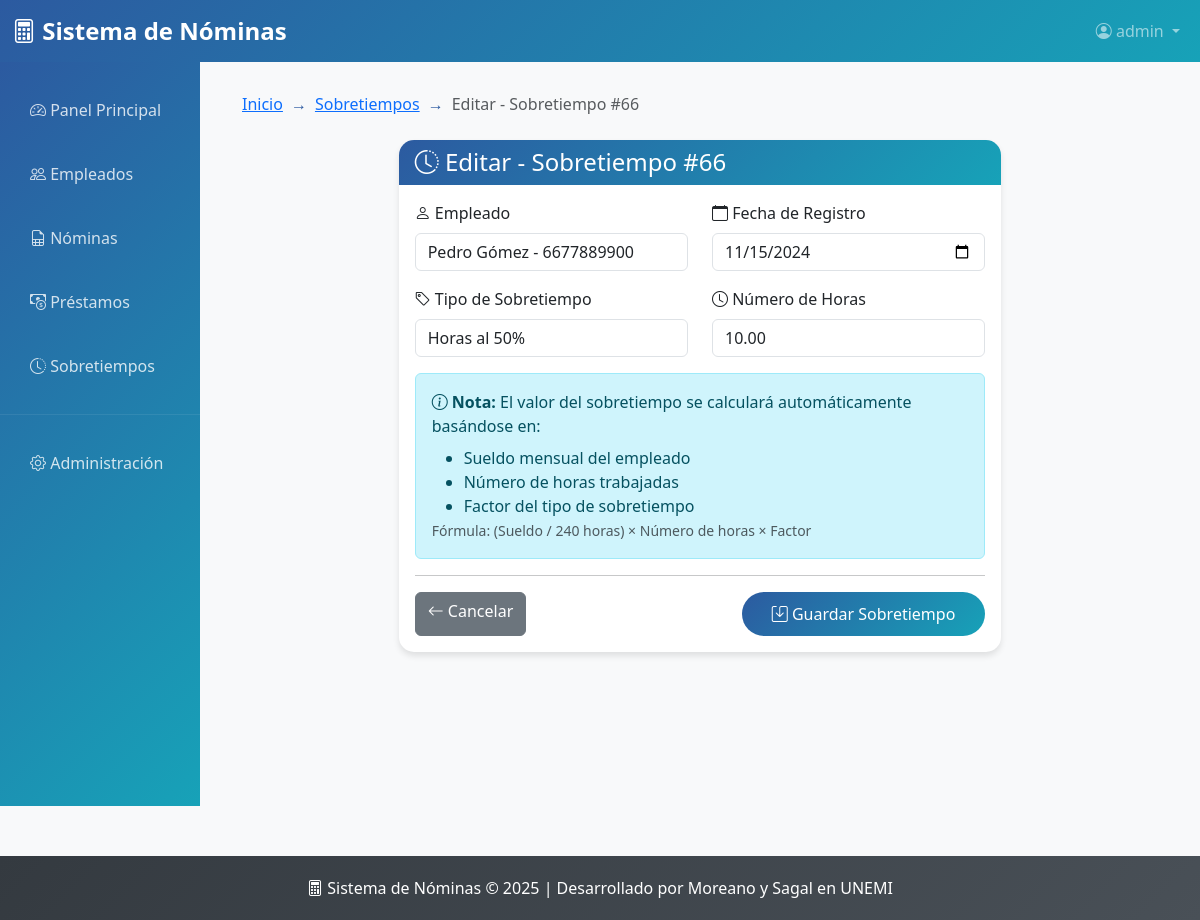
Screenshot of /sobretiempos/66/editar/ (signed in) with the database file from the repository.
### sobretiempo/models.py (models this page shows, shortened)
class Sobretiempo(models.Model):
    empleado = models.ForeignKey(Empleado, on_delete=models.CASCADE)
    fecha_registro = models.DateField()
    tipo_sobretiempo = models.ForeignKey(TipoSobretiempo, on_delete=models.CASCADE)
    numero_horas = models.DecimalField(max_digits=6, decimal_places=2)
    valor = models.DecimalField(max_digits=10, decimal_places=2, editable=False, default=0)
    class Meta:
        verbose_name = "Sobretiempo"
        verbose_name_plural = "Sobretiempos"
        ordering = ['-fecha_registro']

### sobretiempo/views.py (the view, shortened to what this page needs)
# urls.py: path('<int:sobretiempo_id>/editar/', views.SobretiempoUpdateView.as_view(), name='sobretiempo_editar'),
class SobretiempoUpdateView(LoginRequiredMixin, TitleContextMixin, UpdateView):
    model = Sobretiempo
    form_class = SobretiempoForm
    template_name = 'sobretiempo_form.html'
    pk_url_kwarg = 'sobretiempo_id'
    title1 = "Sobretiempos"
    title2 = "Editar Sobretiempo"
    def get_context_data(self, **kwargs):
        context = super().get_context_data(**kwargs)
        context['titulo'] = f'Editar - Sobretiempo #{self.object.id}'
        context['sobretiempo'] = self.object
        return context

### sobretiempo/forms.py
class SobretiempoForm(forms.ModelForm):
    class Meta:
        model = Sobretiempo
        fields = ['empleado', 'fecha_registro', 'tipo_sobretiempo', 'numero_horas']
        widgets = {
            'empleado': forms.Select(attrs={'class': 'form-control'}),
            'fecha_registro': forms.DateInput(attrs={'class': 'form-control', 'type': 'date'}),
            'tipo_sobretiempo': forms.Select(attrs={'class': 'form-control'}),
            'numero_horas': forms.NumberInput(attrs={'class': 'form-control', 'step': '0.5', 'min': '0'}),
        }
        labels = {
            'empleado': 'Empleado',
            'fecha_registro': 'Fecha de Registro',
            'tipo_sobretiempo': 'Tipo de Sobretiempo',
            'numero_horas': 'Número de Horas',
        }

### nomina/models.py (called while the page is built)
    def __str__(self):
        return f"{self.nombre} - {self.cedula}"

### sobretiempo/mixins.py (called while the page is built)
    def get_context_data(self, **kwargs):
        context = super().get_context_data(**kwargs)
        if self.title1:
            context["title1"] = self.title1
        if self.title2:
            context["title2"] = self.title2
        return context

### sobretiempo/models.py (called while the page is built)
    def __str__(self):
        return self.descripcion

### templates/sobretiempo_form.html (shortened to what this page needs)
{% extends 'base.html' %}
{% block breadcrumb_items %}
<li class="breadcrumb-item"><a href="{% url 'sobretiempos_lista' %}">Sobretiempos</a></li>
<li class="breadcrumb-item active">{{ titulo }}</li>
{% endblock %}
{% block content %}
<div class="row justify-content-center">
    <div class="col-md-8">
        <div class="card">
            <div class="card-header">
                <h4 class="mb-0"><i class="bi bi-clock-history"></i> {{ titulo }}</h4>
            </div>
            <div class="card-body">
                <form method="post">
                    <div class="row">
                        <div class="col-md-6 mb-3">
                            <label for="{{ form.empleado.id_for_label }}" class="form-label">
                                <i class="bi bi-person"></i> {{ form.empleado.label }}
                            </label>
                            {{ form.empleado }}
                        </div>
                        <div class="col-md-6 mb-3">
                            <label for="{{ form.fecha_registro.id_for_label }}" class="form-label">
                                <i class="bi bi-calendar"></i> {{ form.fecha_registro.label }}
                            </label>
                            {{ form.fecha_registro }}
                        </div>
                    </div>
                    <div class="row">
                        <div class="col-md-6 mb-3">
                            <label for="{{ form.tipo_sobretiempo.id_for_label }}" class="form-label">
                                <i class="bi bi-tag"></i> {{ form.tipo_sobretiempo.label }}
                            </label>
                            {{ form.tipo_sobretiempo }}
                        </div>
                        <div class="col-md-6 mb-3">
                            <label for="{{ form.numero_horas.id_for_label }}" class="form-label">
                                <i class="bi bi-clock"></i> {{ form.numero_horas.label }}
                            </label>
                            {{ form.numero_horas }}
                        </div>
                    </div>
                    <div class="alert alert-info">
                        <i class="bi bi-info-circle"></i>
                        <strong>Nota:</strong> El valor del sobretiempo se calculará automáticamente basándose en:
                        <ul class="mb-0 mt-2">
                            <li>Sueldo mensual del empleado</li>
                            <li>Número de horas trabajadas</li>
                            <li>Factor del tipo de sobretiempo</li>
                        </ul>
                        <small class="text-muted">Fórmula: (Sueldo / 240 horas) × Número de horas × Factor</small>
                    </div>
                    <hr>
                    <div class="d-flex justify-content-between">
                        <a href="{% url 'sobretiempos_lista' %}" class="btn btn-secondary">
                            <i class="bi bi-arrow-left"></i> Cancelar
                        </a>
                        <button type="submit" class="btn btn-primary">
                            <i class="bi bi-save"></i> Guardar Sobretiempo
                        </button>
                    </div>
                </form>
            </div>
        </div>
    </div>
</div>
{% endblock %}

### templates/base.html (shortened to what this page needs)
<!DOCTYPE html>
<html lang="es">
<head>
    <link href="https://cdn.jsdelivr.net/npm/bootstrap@5.3.2/dist/css/bootstrap.min.css" rel="stylesheet">
    <link rel="stylesheet" href="https://cdn.jsdelivr.net/npm/bootstrap-icons@1.11.1/font/bootstrap-icons.css">
</head>
<body>
    <nav class="navbar navbar-expand-lg navbar-dark" style="background: linear-gradient(135deg, var(--primary-color), var(--secondary-color));">
        <div class="container-fluid">
            <a class="navbar-brand" href="{% url 'dashboard' %}">
                <i class="bi bi-calculator"></i> Sistema de Nóminas
            </a>
            <div class="collapse navbar-collapse" id="navbarNav">
                <ul class="navbar-nav ms-auto">
                    <li class="nav-item dropdown">
                        {% if user.is_authenticated %}
                            <a class="nav-link dropdown-toggle" href="#" role="button" data-bs-toggle="dropdown">
                                <i class="bi bi-person-circle"></i> {{ user.username }}
                            </a>
                        {% endif %}
                    </li>
                </ul>
            </div>
        </div>
    </nav>
    <div class="container-fluid">
        <div class="row">
            <div class="col-md-3 col-lg-2 px-0">
                <div class="sidebar">
                    <nav class="nav flex-column pt-3">
                        <a class="nav-link {% if request.resolver_match.url_name == 'dashboard' %}active{% endif %}" href="{% url 'dashboard' %}">
                            <i class="bi bi-speedometer2"></i> Panel Principal
                        </a>
                        <a class="nav-link {% if request.resolver_match.url_name == 'empleados_lista' %}active{% endif %}" href="{% url 'empleados_lista' %}">
                            <i class="bi bi-people"></i> Empleados
                        </a>
                        <a class="nav-link {% if request.resolver_match.url_name == 'nominas_lista' %}active{% endif %}" href="{% url 'nominas_lista' %}">
                            <i class="bi bi-file-earmark-spreadsheet"></i> Nóminas
                        </a>
                        <a class="nav-link {% if request.resolver_match.url_name == 'prestamos_lista' %}active{% endif %}" href="{% url 'prestamos_lista' %}">
                            <i class="bi bi-cash-coin"></i> Préstamos
                        </a>
                        <a class="nav-link {% if request.resolver_match.url_name == 'sobretiempos_lista' %}active{% endif %}" href="{% url 'sobretiempos_lista' %}">
                            <i class="bi bi-clock-history"></i> Sobretiempos
                        </a>
                        <hr class="my-3" style="border-color: rgba(255,255,255,0.3);">
                        <a class="nav-link" href="/admin/">
                            <i class="bi bi-gear"></i> Administración
                        </a>
                    </nav>
                </div>
            </div>
            <div class="col-md-9 col-lg-10">
                <div class="main-content fade-in">
                    {% block breadcrumb %}
                    <nav aria-label="breadcrumb" class="mb-4">
                        <ol class="breadcrumb">
                            <li class="breadcrumb-item"><a href="{% url 'dashboard' %}">Inicio</a></li>
                            {% block breadcrumb_items %}{% endblock %}
                        </ol>
                    </nav>
                    {% endblock %}
                    {% block content %}{% endblock %}
                </div>
            </div>
        </div>
    </div>
    <footer class="footer">
        <div class="container">
            <p class="mb-0">
                <i class="bi bi-calculator"></i> Sistema de Nóminas © 2025
                | Desarrollado por Moreano y Sagal en UNEMI
            </p>
        </div>
    </footer>
</body>
</html>

### templates/base.html (style rules this page uses)
:root { --primary-color: #2c5aa0; --secondary-color: #17a2b8; --success-color: #28a745; --danger-color: #dc3545; --warning-color: #ffc107; --info-color: #17a2b8; --light-color: #f8f9fa; --dark-color: #343a40; }
body { background-color: var(--light-color); font-family: 'Segoe UI', Tahoma, Geneva, Verdana, sans-serif; }
.navbar-brand { font-weight: bold; font-size: 1.5rem; }
.sidebar { min-height: calc(100vh - 56px); background: linear-gradient(135deg, var(--primary-color), var(--secondary-color)); color: white; transition: all 0.3s; }
.sidebar .nav-link { color: rgba(255, 255, 255, 0.8); padding: 15px 20px; border-radius: 8px; margin: 5px 10px; transition: all 0.3s; }
.main-content { padding: 30px; }
.card { border: none; border-radius: 15px; box-shadow: 0 4px 6px rgba(0, 0, 0, 0.1); transition: transform 0.3s, box-shadow 0.3s; }
.card-header { background: linear-gradient(135deg, var(--primary-color), var(--secondary-color)); color: white; border-radius: 15px 15px 0 0 !important; border: none; }
.btn-primary { background: linear-gradient(135deg, var(--primary-color), var(--secondary-color)); border: none; border-radius: 25px; padding: 10px 30px; transition: all 0.3s; }
.footer { background: linear-gradient(135deg, var(--dark-color), #495057); color: white; text-align: center; padding: 20px 0; margin-top: 50px; }
.fade-in { animation: fadeIn 0.5s ease-in; }
.breadcrumb { background: transparent; padding: 0; }
.breadcrumb-item + .breadcrumb-item::before { content: "→"; color: var(--primary-color); }

### rows the page displays
Sobretiempo: empleado "Pedro Gómez - 6677889900", fecha_registro "11/15/2024", tipo_sobretiempo "Horas al 50%", numero_horas "10.00"

### other values shown
{{ user.username }} "admin"
{{ titulo }} "Editar - Sobretiempo #66"
